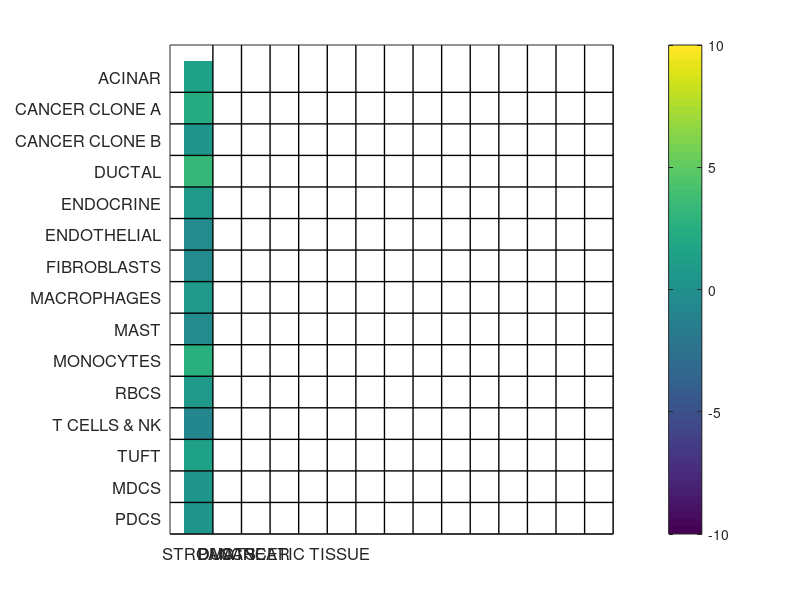

The MATLAB script that drew this image: (Note: this script raises an error after producing the figure.)
% Variable list:
%
% cell_type_genes: logical matrix in the structure of N rows x M columns, where N = number of
%                  genes in the expression matrix, and M = number of cell
%                  types. There is a '1' in the matrix if that gene (row
%                  index) is a marker for that cell type (column index).
%                  All other matrix elements are '0'. Must be the same
%                  number of genes (N) between scRNA-Seq and ST expression
%                  matrices. 
%
% ST_region_genes: logical matrix in the structure of N rows x P columns, where N =
%                  number of genes in the expression, P = number of tissue
%                  regions. There is a '1' in the matrix if that gene (row
%                  index) is a marker for that tissue region (column
%                  index). All other matrix elements are '0'. 
%
% gene_names: cell vector of length 'N' that contains all gene names from 
%             both scRNA-Seq and ST expression matrices. The script below
%             assumes that the number of genes in both scRNA-Seq and ST are
%             the same. 
%
% cell_type_labels: cell vector of cell type annotations.
%
% tissue_region_labels: cell vector of tissue region annotations.
%
% The output of the code below is a 'MIA' map of enrichment / depletion
% of cell types (rows) in each ST tissue region (columns).

load MIA_example.mat cell_type_genes ST_region_genes gene_names cell_type_labels tissue_region_labels

M = []; M_enr = []; M_dep = [];

cell_type_genes = logical(cell_type_genes);%ST_region_genes对应矩阵，行为基因名，列为spital区域名
ST_region_genes = logical(ST_region_genes);%ST_region_genes对应矩阵，行为基因名，列为spital区域名

figure;
for region = 1 : size(ST_region_genes,2)
    %region = 1
    
    clear ST_gene_list_idx

    ST_gene_list_idx = ST_region_genes(:,region); %取st_gene_list_idx中的第region列(0,1)

    G = gene_names(ST_gene_list_idx); %取ST_gene_list_idx中的为真的基因名
        
    b = length(gene_names); % Number of genes overall / in the gene universe. 转录组总的基因数
    
    for cell_type = 1:size(cell_type_genes,2)
        %cell_type = 1 
        
        C = gene_names(logical(cell_type_genes(:,cell_type)));%取cell_type_genes中的为真的基因名
        a = length(intersect(G,C)); %intersect of spatial and indrop modules单细胞和空间模块基因的交集数
        c = length(G); %number of genes in the spatial module空间模块的基因数
        d = length(C); %number of genes in the combined indrop sets单细胞模块的基因数
        
        M_enr(region,cell_type) = -1*log10(hygecdf(c-a-1,b,c,b-d));    M(region,cell_type) = M_enr(region,cell_type);
        M_dep(region,cell_type) = -1*log10(1-(hygecdf(c-a-1,b,c,b-d)));
        if (M(region,cell_type) < M_dep(region,cell_type))
            M(region,cell_type) = -1*M_dep(region,cell_type);
        end
    end

    
    
    imagesc((M'),[-10 10]); colorbar; %caxis([0 10])
    set(gca,'ytick',1:length(cell_type_labels),'yticklabel',upper(cell_type_labels));
    set(gca,'xtick',1:length(tissue_region_labels),'xticklabel',upper(tissue_region_labels))
    set(gca,'TickLength',[0,0]); set(gca,'fontsize',12)
    yi = [1:length(cell_type_labels)] + 0.5;
    line([0;length(yi)+0.5],[yi;yi], 'color','k','linewidth',1); line([yi;yi], [0;length(yi)+0.5],'color','k','linewidth',1);    
    cb = colorbar; cb.TickDirection = 'out';
        
end